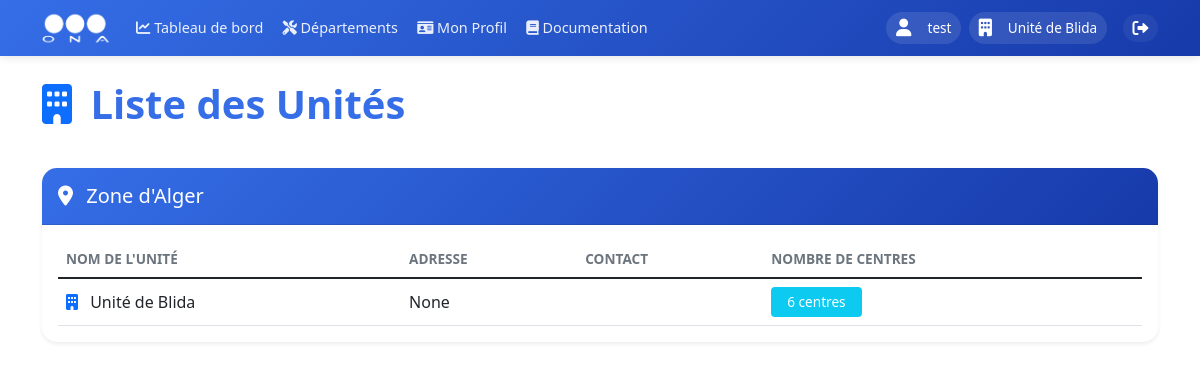
Page /units (signed in) on the committed database.
### models.py (models this page shows, shortened)
class User(UserMixin, db.Model):
    __tablename__ = 'users'
    id = db.Column(db.Integer, primary_key=True)
    username = db.Column(db.String(80), unique=True, nullable=False, index=True)
    nickname = db.Column(db.String(80), index=True)
    email = db.Column(db.String(120), unique=True, nullable=True, index=True)
    password_hash = db.Column(db.String(128))
    role = db.Column(db.String(20), nullable=False, default=UserRole.UTILISATEUR, index=True)
    is_active = db.Column(db.Boolean, default=True, index=True)
    last_login = db.Column(db.DateTime, index=True)
    unit_id = db.Column(db.Integer, db.ForeignKey('units.id', ondelete='SET NULL'), nullable=True, index=True)
    zone_id = db.Column(db.Integer, db.ForeignKey('zones.id', ondelete='SET NULL'), nullable=True, index=True)
    created_at = db.Column(db.DateTime, default=datetime.utcnow, index=True)
    updated_at = db.Column(db.DateTime, default=datetime.utcnow, onupdate=datetime.utcnow, index=True)
    profile = db.relationship('UserProfile', backref='user', uselist=False, lazy=True, cascade='all, delete-orphan')
    incidents = db.relationship('Incident', backref='author', lazy=True)

class Unit(db.Model):
    __tablename__ = 'units'
    id = db.Column(db.Integer, primary_key=True)
    name = db.Column(db.String(100), nullable=False, index=True)
    code = db.Column(db.String(10), unique=True, nullable=False, index=True)
    email = db.Column(db.String(120), unique=True, nullable=True)
    phone = db.Column(db.String(20), nullable=True)
    description = db.Column(db.Text)
    address = db.Column(db.String(200))
    zone_id = db.Column(db.Integer, db.ForeignKey('zones.id', ondelete='CASCADE'), nullable=False, index=True)
    director_id = db.Column(db.Integer, db.ForeignKey('users.id'), nullable=True)
    centers = db.relationship('Center', backref='unit', lazy='joined', cascade='all, delete-orphan')
    users = db.relationship('User', backref='assigned_unit', lazy=True, foreign_keys='User.unit_id')
    director = db.relationship('User', foreign_keys=[director_id], backref='directed_unit', lazy=True)
    incidents = db.relationship('Incident', backref='unit', lazy=True)
    created_at = db.Column(db.DateTime, default=datetime.utcnow, index=True)
    updated_at = db.Column(db.DateTime, default=datetime.utcnow, onupdate=datetime.utcnow, index=True)

class Zone(db.Model):
    __tablename__ = 'zones'
    id = db.Column(db.Integer, primary_key=True)
    name = db.Column(db.String(100), unique=True, nullable=False, index=True)
    code = db.Column(db.String(10), unique=True, nullable=False, index=True)
    email = db.Column(db.String(120), unique=True, nullable=True)
    phone = db.Column(db.String(20), nullable=True)
    description = db.Column(db.Text)
    address = db.Column(db.String(200))
    director_id = db.Column(db.Integer, db.ForeignKey('users.id'), nullable=True)
    units = db.relationship('Unit', backref='zone', lazy=True, cascade='all, delete-orphan')
    users = db.relationship('User', backref='assigned_zone', lazy=True, foreign_keys='User.zone_id')
    director = db.relationship('User', foreign_keys=[director_id], backref='directed_zone', lazy=True)
    created_at = db.Column(db.DateTime, default=datetime.utcnow, index=True)
    updated_at = db.Column(db.DateTime, default=datetime.utcnow, onupdate=datetime.utcnow, index=True)

### app.py (the view)
@app.route('/units')
@login_required
def list_units():
    if current_user.role in [UserRole.ADMIN, UserRole.EMPLOYEUR_DG]:
        units = Unit.query.all()
        zones = Zone.query.all()
    elif current_user.role == UserRole.EMPLOYEUR_ZONE:
        units = Unit.query.filter_by(zone_id=current_user.zone_id).all()
        zones = [Zone.query.get(current_user.zone_id)]
    else:
        if current_user.unit_id:
            units = [Unit.query.get(current_user.unit_id)]
            zones = [Zone.query.get(current_user.zone_id)] if current_user.zone_id else []
        else:
            units = []
            zones = []
    return render_template('dashboard/list_units.html', units=units, zones=zones)

### app.py (called while the page is built)
@login_manager.user_loader
def load_user(user_id):
    return db.session.get(User, int(user_id))

### templates/dashboard/list_units.html (shortened to what this page needs)
{% extends "base/base.html" %}
{% block content %}
<div class="container mt-4">
    <div class="row mb-4">
        <div class="col">
            <h2 class="display-6 mb-3">
                <i class="fas fa-building text-primary me-2"></i>
                Liste des Unités
            </h2>
        </div>
    </div>
    <div class="row">
        {% for zone in zones %}
        <div class="col-12 mb-4">
            <div class="card shadow-sm">
                <div class="card-header bg-primary text-white">
                    <h5 class="mb-0">
                        <i class="fas fa-map-marker-alt me-2"></i>
                        {{ zone.name }}
                    </h5>
                </div>
                <div class="card-body">
                    <div class="table-responsive">
                        <table class="table table-hover">
                            <thead>
                                <tr>
                                    <th>Nom de l'Unité</th>
                                    <th>Adresse</th>
                                    <th>Contact</th>
                                    <th>Nombre de Centres</th>
                                </tr>
                            </thead>
                            <tbody>
                                {% for unit in units if unit.zone_id == zone.id %}
                                <tr>
                                    <td>
                                        <i class="fas fa-building text-primary me-2"></i>
                                        {{ unit.name }}
                                    </td>
                                    <td>{{ unit.address }}</td>
                                    <td>{{ unit.contact_info }}</td>
                                    <td>
                                        <span class="badge bg-info">
                                            {{ unit.centers|length }} centres
                                        </span>
                                    </td>
                                </tr>
                                {% endfor %}
                            </tbody>
                        </table>
                    </div>
                </div>
            </div>
        </div>
        {% endfor %}
    </div>
</div>
{% endblock %}

### templates/base/base.html (shortened to what this page needs)
<!DOCTYPE html>
<html lang="fr" dir="ltr">
<head>
    <link href="https://cdn.jsdelivr.net/npm/bootstrap@5.1.3/dist/css/bootstrap.min.css" rel="stylesheet">
    <link href="https://cdnjs.cloudflare.com/ajax/libs/font-awesome/6.0.0/css/all.min.css" rel="stylesheet">
    <link rel="stylesheet" href="https://unpkg.com/leaflet@1.9.4/dist/leaflet.css" />
    <link rel="stylesheet" href="https://cdn.datatables.net/1.11.5/css/dataTables.bootstrap5.min.css">
</head>
<body>
    <nav class="navbar navbar-expand-lg sticky-top">
        <div class="container">
            <a class="navbar-brand" href="{{ url_for('main_dashboard.dashboard') }}">
                <img src="{{ url_for('static', filename='images/ona_logo.png') }}" alt="ONA">
            </a>
            <div class="collapse navbar-collapse" id="navbarNav">
                <ul class="navbar-nav me-auto mb-2 mb-lg-0">
                    <li class="nav-item">
                        <a class="nav-link" href="{{ url_for('main_dashboard.dashboard') }}">
                            <i class="fas fa-chart-line"></i>
                            <span>Tableau de bord</span>
                        </a>
                    </li>
                    <li class="nav-item">
                        <a class="nav-link" href="{{ url_for('departements') }}">
                            <i class="fas fa-tools"></i>
                            <span>Départements</span>
                        </a>
                    </li>
                    {% if current_user.is_authenticated %}
                    <li class="nav-item">
                        <a class="nav-link" href="{{ url_for('profiles.view_profile') }}">
                            <i class="fas fa-id-card"></i>
                            <span>Mon Profil</span>
                        </a>
                    </li>
                    {% endif %}
                    <li class="nav-item">
                        <a class="nav-link {% if active_page == 'documentation' %}active{% endif %}" href="{{ url_for('documentation.view_documentation') }}">
                            <i class="fas fa-book"></i> Documentation
                        </a>
                    </li>
                </ul>
                <div class="user-section">
                    <div class="d-flex align-items-center">
                        {% if current_user.is_authenticated %}
                            <div class="user-info">
                                <i class="fas fa-user me-2"></i>
                                <span>
                                    {% if current_user.nickname %}
                                        {{ current_user.nickname }}
                                    {% else %}
                                        {{ current_user.username }}
                                    {% endif %}
                                </span>
                            </div>
                            {% if current_user.assigned_unit %}
                            <div class="user-info">
                                <i class="fas fa-building me-2"></i>
                                <span>{{ current_user.assigned_unit.name }}</span>
                            </div>
                            {% endif %}
                            <a href="{{ url_for('auth.logout') }}" class="logout-btn text-white text-decoration-none ms-2" title="Déconnexion">
                                <i class="fas fa-sign-out-alt"></i>
                            </a>
                        {% else %}
                            <a href="{{ url_for('auth.login') }}" class="btn btn-light">Connexion</a>
                        {% endif %}
                    </div>
                </div>
            </div>
        </div>
    </nav>
    {% block content %}{% endblock %}
</body>
</html>

### templates/base/base.html (style rules this page uses)
:root { --ona-primary: #356ee7; --ona-secondary: #173aaa; --ona-accent: #95C11F; --ona-dark: #2b2d42; --ona-light: #f8f9fa; --transition: all 0.3s ease-in-out; }
.navbar { background: linear-gradient(135deg, var(--ona-primary) 0%, var(--ona-secondary) 100%); box-shadow: 0 2px 8px rgba(0, 0, 0, 0.1); padding: 0.75rem 0; position: sticky; top: 0; z-index: 1000; height: 56px; }
.navbar-brand { display: flex; align-items: center; padding: 0; margin-right: 2rem; }
.navbar-brand img { height: 40px; width: auto; transition: var(--transition); filter: brightness(0) invert(1); }
.nav-link { color: rgba(255, 255, 255, 0.9) !important; padding: 0.5rem 1rem !important; border-radius: 50px; transition: var(--transition); font-weight: 500; }
.user-info { color: white; display: flex; align-items: center; gap: 0.5rem; padding: 0.5rem 1rem; border-radius: 50px; background: rgba(255, 255, 255, 0.1); margin-right: 1rem; }
.user-info i { font-size: 1.1rem; }
.logout-btn { color: rgba(255, 255, 255, 0.9); padding: 0.5rem 1rem; border-radius: 50px; text-decoration: none; transition: var(--transition); display: flex; align-items: center; gap: 0.5rem; background: rgba(255, 255, 255, 0.05); }
@media (max-width: 1366px) { .navbar { padding: 0.5rem 0; } }
@media (max-width: 1366px) { .navbar-brand img { height: 35px; } }
@media (max-width: 1366px) { .nav-link { padding: 0.4rem 0.8rem !important; font-size: 0.95rem; } }
@media (max-width: 1366px) { .user-info { padding: 0.4rem 0.8rem; font-size: 0.9rem; } }
@media (max-width: 1366px) { .logout-btn { padding: 0.4rem 0.8rem; } }
@media (max-width: 1200px) { .navbar-brand { margin-right: 1rem; } }
@media (max-width: 1200px) { .nav-link { padding: 0.35rem 0.6rem !important; font-size: 0.9rem; } }
@media (max-width: 1200px) { .user-info { padding: 0.35rem 0.6rem; font-size: 0.85rem; margin-right: 0.5rem; } }
@media (max-width: 1200px) { .logout-btn { padding: 0.35rem 0.6rem; } }

### templates/dashboard/list_units.html (style rules this page uses)
.card { border: none; border-radius: 15px; overflow: hidden; transition: transform 0.3s ease; }
.card-header { background: linear-gradient(135deg, var(--ona-primary), var(--ona-secondary)); padding: 1rem; }
.table { margin-bottom: 0; }
.table th { border-top: none; color: #6c757d; font-weight: 600; text-transform: uppercase; font-size: 0.85rem; }
.table td { vertical-align: middle; }
.badge { padding: 0.5rem 1rem; font-weight: 500; font-size: 0.85rem; }
.display-6 { font-weight: 600; color: var(--ona-primary); }

### rows in the picture
User: nickname "test"
Unit: assigned_unit.name "Unité de Blida", name "Unité de Blida", address "None", centers|length "6"
Zone: name "Zone d'Alger"
